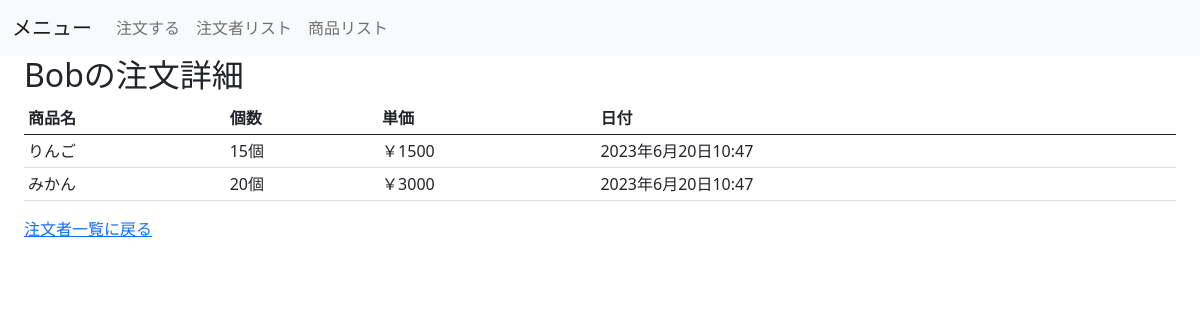
The app's page /market/ordered_list/Bob with its own data.
### market/models.py (models this page shows, shortened)
class Order(models.Model):
    date = models.DateTimeField(
        verbose_name='注文日時',
        auto_now=True
    )
    goods = models.ForeignKey(
        'Goods',
        verbose_name='注文商品',
        on_delete=models.CASCADE
    )
    amount = models.IntegerField(
        verbose_name='注文数'
    )
    ordered_by = models.CharField(
        verbose_name='注文者',
        max_length=50
    )
    class Meta:
        verbose_name = ('注文')
        verbose_name_plural = ('注文')

class Goods(models.Model):
    name = models.CharField(
        verbose_name='商品名',
        max_length=200
    )
    price = models.IntegerField(
        verbose_name='単価'
    )
    description = models.TextField(
        verbose_name='説明',
        max_length=500
    )
    class Meta:
        verbose_name = ('商品')
        verbose_name_plural = ('商品')

### market/views.py (the view)
# urls.py: path('ordered_list/<str:ordered_by>', views.OrderedListView.as_view(), name='ordered_list'),
class OrderedListView(generic.ListView):
    template_name = 'market/ordered_list.html'
    context_object_name = 'order_list'
    def get_queryset(self):
        param = self.kwargs['ordered_by']
        return Order.objects.filter(ordered_by=param)
    def get_context_data(self, **kwargs):
        context = super().get_context_data(**kwargs)
        context['ordered'] = self.kwargs['ordered_by']
        return context

### market/templatetags/extra_tags.py (called while the page is built)
@register.filter
def multiply(v1, v2):
    return v1 * v2

### templates/market/ordered_list.html
{% extends "market/base.html" %}
{% block content %}
{% load extra_tags %}
<h2>{{ ordered }}の注文詳細</h2>
<table class="table table-sm">
    <thead>
        <tr>
            <th>商品名</th>
            <th>個数</th>
            <th>単価</th>
            <th>日付</th>
        </tr>
    </thead>
    {% for order in order_list %}
    <tr>
        <td>{{ order.goods.name }}</td>
        <td>{{ order.amount }}個</td>
        <td>￥{{ order.goods.price | multiply:order.amount }}</td>
        <td>{{ order.date }}</td>
    </tr>
    {% endfor %}
</table>
<a href="{% url 'market:order_list' %}">注文者一覧に戻る</a>
{% endblock %}

### records on screen
Order: goods.name "りんご", amount "15", goods.price|multiply "1500", date "2023年6月20日10:47"
Order: goods.name "みかん", amount "20", goods.price|multiply "3000", date "2023年6月20日10:47"

### other values on screen
{{ ordered }} "Bob"
